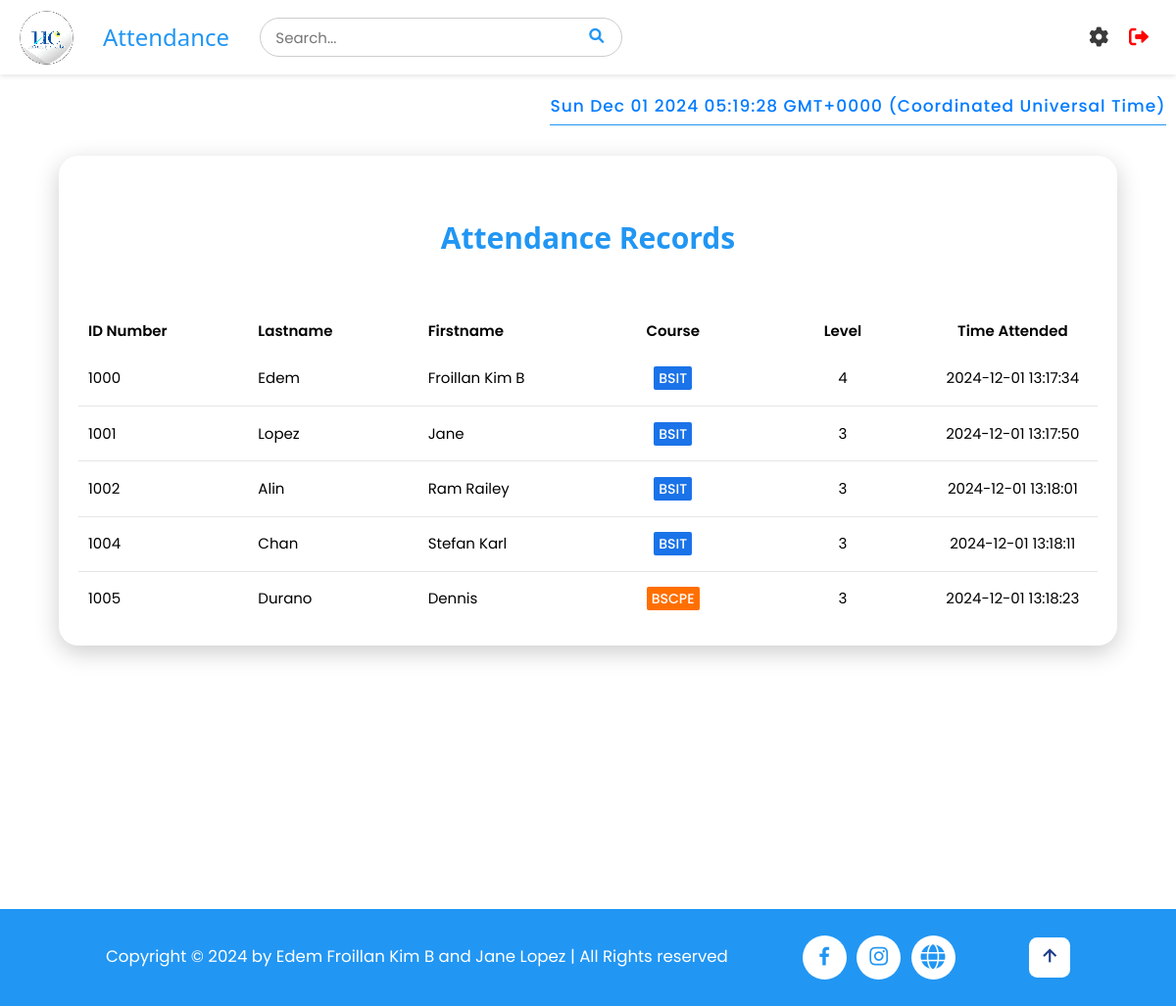
The app's page /viewstudent (signed in) with its own data.
### tables this page shows
CREATE TABLE attendance (
    id INTEGER PRIMARY KEY AUTOINCREMENT,
    idno VARCHAR(10),
    firstname VARCHAR(50),
    lastname VARCHAR(50),
    course VARCHAR(10),
    level VARCHAR(5),
    time_attended DATETIME DEFAULT CURRENT_TIMESTAMP,
    FOREIGN KEY (idno) REFERENCES students(idno)
);

### app.py (the view)
@app.route('/viewstudent')
def viewstudent():
    if 'username' in session:
        pagetitle = "Attendance"
        attendance_records = getall_records('attendance')  # Get all attendance records
        return render_template('viewattendance.html', data=attendance_records, pagetitle=pagetitle)
    else:
        flash("Please log in first!", "warning")
        return redirect(url_for('login'))

### app.py (called while the page is built)
@app.after_request
def after_request(response):
    response.headers['Cache-Control'] = 'no-store, no-cache, must-revalidate, post-check=0, pre-check=0, max-age=0'
    response.headers['Pragma'] = 'no-cache'
    response.headers['Expires'] = '-1'
    if hasattr(session, 'username') and 'username' not in session:
        response.headers['Cache-Control'] = 'no-store'
        response.headers['Pragma'] = 'no-cache'
        response.headers['Expires'] = '-1'
    return response

### dbhelper.py (called while the page is built)
def getprocess(sql: str, params=()) -> list:
    db = connect(database)
    cursor = db.cursor()
    cursor.row_factory = Row
    try:
        cursor.execute(sql, params)
        data = cursor.fetchall()
        return data
    finally:
        cursor.close()
        db.close()

def getall_records(table: str) -> list:
    sql = f'SELECT * FROM `{table}`'
    return getprocess(sql)

### templates/viewattendance.html
{% extends 'base.html' %}
{% block header %}
    {% include 'header.html' %}
{% endblock %}
{% block content %}
<div id="timestamp"></div>
<div style="min-height: 100vh;">
    <div class="details">
        <div class="attendancecard">
            <div class="cardHeader">
                <h2>Attendance Records</h2>
            </div>
            <table class="attendanceTable">
                <thead>
                    <tr>
                        <td>ID Number</td>
                        <td>Lastname</td>
                        <td>Firstname</td>
                        <td>Course</td>
                        <td>Level</td>
                        <td>Time Attended</td>
                    </tr>
                </thead>
                <tbody>
                    {% for record in data %}
                        <tr>
                            <td>{{ record.idno }}</td>
                            <td>{{ record.lastname }}</td>
                            <td>{{ record.firstname }}</td>
                            <td class="w3-center" data-cell="COURSE:">
                                <span class="course-style course-{{ record['course']|lower }}">
                                    {{ record.course }}
                                </span>
                            </td>
                            <td>{{ record.level }}</td>
                            <td>{{ record.time_attended }}</td>
                        </tr>
                    {% endfor %}
                </tbody>
            </table>
        </div>
    </div>
</div>
{% endblock %}

### static/css/style.css (style rules this page uses)
html { box-sizing:border-box }
*,*:before,*:after { box-sizing:inherit }
html { -ms-text-size-adjust:100%;-webkit-text-size-adjust:100% }
body { margin:0 }
html,body { font-family:Verdana,sans-serif;font-size:15px;line-height:1.5 }
html { overflow-x:hidden }
h2 { font-size:30px }
h1,h2,h3,h4,h5,h6 { font-family:"Segoe UI",Arial,sans-serif;font-weight:400;margin:10px 0 }
.w3-center { text-align:center!important }
#timestamp { color: #007bff; font-size: 17px; font-weight: 500; text-align: center; padding: 5px 0; margin-top: 15px; letter-spacing: 1px; border-bottom: 1px solid #2196F3; width: fit-content; margin-left: auto; margin-right:1rem; }
* { font-family: "Poppins", sans-serif; }
.course-style { padding: 2px 5px; background: #8de02c; color: #fff; border-radius: 2px; font-size: 14px; font-weight: 500; }
.course-bsit { background-color: #1a73e8; }
.course-bscpe { background-color: #ff6f00; }
.details { position: relative; width: 100%; padding: 3rem 5%; }
.details .attendancecard { position: relative; display: grid; min-height: 500px; background: var(--white); padding: 20px; box-shadow: 0 7px 25px rgba(0, 0, 0, 0.2); border-radius: 20px; overflow-x: auto; }
.details .cardHeader { display: flex; justify-content: center; align-items: center; color: #2196F3; }
.cardHeader h2 { font-weight: 600; color: var(--blue); }
.details table { width: 100%; border-collapse: collapse; margin-top: 10px; table-layout: fixed; }
.details table thead td { font-weight: 600; background-color: var(--blue); color: var(--white); padding: 10px; text-align: left; }
.details .attendancecard table tr { color: var(--black1); border-bottom: 1px solid rgba(0, 0, 0, 0.1); }
.details .attendancecard table tr:last-child { border-bottom: none; }
.details .attendancecard table tr td { padding: 10px; }
.details .attendancecard table tr td:last-child { text-align: end; }
.details .attendancecard table tr td:nth-child(2), .details .attendancecard table tr td:nth-child(3) { text-align: left; }
.details .attendancecard table tr td:nth-child(4), .details .attendancecard table tr td:nth-child(5), .details .attendancecard table tr td:nth-child(6) { text-align: center; }

### templates/base.html (style rules this page uses)
html { font-size: 65%; }

### records on screen
attendance: idno "1000", lastname "Edem", firstname "Froillan Kim B", course "BSIT", level "4", time_attended "2024-12-01 13:17:34"
attendance: idno "1001", lastname "Lopez", firstname "Jane", course "BSIT", level "3", time_attended "2024-12-01 13:17:50"
attendance: idno "1002", lastname "Alin", firstname "Ram Railey", course "BSIT", level "3", time_attended "2024-12-01 13:18:01"
attendance: idno "1004", lastname "Chan", firstname "Stefan Karl", course "BSIT", level "3", time_attended "2024-12-01 13:18:11"
attendance: idno "1005", lastname "Durano", firstname "Dennis", course "BSCPE", level "3", time_attended "2024-12-01 13:18:23"

### other values on screen
{{ pagetitle }} "Attendance"
